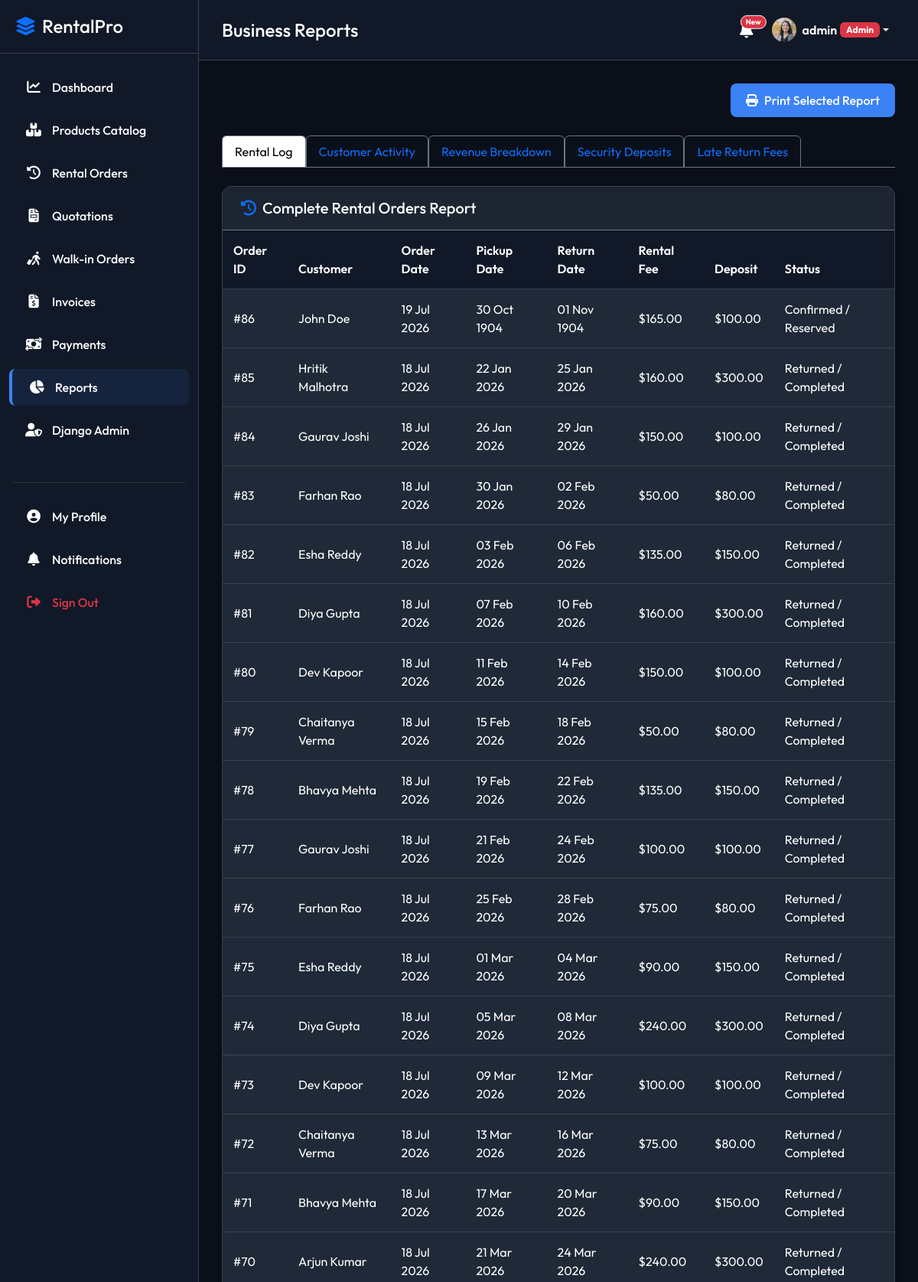
The app's page /reports/ (signed in, upper part) with its own data.
### customers/models.py (models this page shows, shortened)
class Customer(models.Model):
    user = models.OneToOneField(
        User, on_delete=models.CASCADE, related_name='customer_profile',
        null=True, blank=True
    )
    walk_in_name = models.CharField(max_length=200, blank=True, null=True)
    is_walk_in = models.BooleanField(default=False)
    phone = models.CharField(max_length=20, blank=True, null=True)
    profile_image = models.ImageField(upload_to='profile_images/', blank=True, null=True)
    saved_address = models.TextField(blank=True, null=True)
    payment_info = models.CharField(max_length=100, blank=True, null=True, help_text="Card details placeholder (e.g. Visa **** 1234)")
    @property
    def display_name(self):
        if self.user:
            name = f"{self.user.first_name} {self.user.last_name}".strip()
            return name or self.user.username
        return self.walk_in_name or f"Walk-in Customer #{self.pk}"

### rentals/models.py (models this page shows, shortened)
class RentalOrder(models.Model):
    STATUS_CHOICES = [
        ('draft', 'Draft'),
        ('quotation', 'Quotation'),
        ('confirmed', 'Confirmed / Reserved'),
        ('picked_up', 'Picked Up / Active'),
        ('returned', 'Returned / Completed'),
        ('overdue', 'Overdue'),
        ('cancelled', 'Cancelled'),
    ]
    DELIVERY_CHOICES = [
        ('pickup', 'Customer Pickup'),
        ('delivery', 'Delivery to Address'),
    ]
    PAYMENT_STATUS_CHOICES = [
        ('unpaid', 'Unpaid'),
        ('deposit_paid', 'Deposit Paid Only'),
        ('fully_paid', 'Fully Paid'),
        ('refunded', 'Refunded'),
    ]
    ORDER_TYPE_CHOICES = [
        ('online', 'Online Order'),
        ('walk_in', 'Walk-in Order'),
    ]
    customer = models.ForeignKey(Customer, on_delete=models.CASCADE, related_name='rental_orders')
    status = models.CharField(max_length=20, choices=STATUS_CHOICES, default='draft')
    order_type = models.CharField(max_length=10, choices=ORDER_TYPE_CHOICES, default='online')
    order_date = models.DateTimeField(auto_now_add=True)
    pickup_date = models.DateTimeField(help_text="Scheduled pickup start date and time")
    return_date = models.DateTimeField(help_text="Scheduled return end date and time")
    rental_days = models.PositiveIntegerField(default=1, help_text="Number of rental days")
    total_amount = models.DecimalField(max_digits=10, decimal_places=2, default='0.00')
    security_deposit_total = models.DecimalField(max_digits=10, decimal_places=2, default='0.00')
    delivery_type = models.CharField(max_length=15, choices=DELIVERY_CHOICES, default='pickup')
    shipping_address = models.TextField(blank=True, null=True)
    payment_status = models.CharField(max_length=20, choices=PAYMENT_STATUS_CHOICES, default='unpaid')
    created_by = models.ForeignKey(
        User, on_delete=models.SET_NULL, blank=True, null=True,
        related_name='created_rental_orders'
    )

### reports/views.py (the view)
# urls.py: path('', views.reports_home, name='reports_home'),
@login_required
def reports_home(request):
    if not (is_admin(request.user) or is_salesperson(request.user)):
        return redirect('dashboard:home')
    rentals = RentalOrder.objects.all().order_by('-order_date') if is_admin(request.user) else RentalOrder.objects.filter(created_by=request.user).order_by('-order_date')
    customers = Customer.objects.annotate(
        order_count=Count('rental_orders'),
        total_spent=Sum('rental_orders__total_amount')
    ).order_by('-total_spent')
    if not is_admin(request.user):
        customers = customers.filter(rental_orders__created_by=request.user).distinct()
    payment_scope = Payment.objects.filter(status='success') if is_admin(request.user) else Payment.objects.filter(status='success', order__created_by=request.user)
    revenue_rental = payment_scope.filter(payment_type='rental').aggregate(Sum('amount'))['amount__sum'] or 0.0
    revenue_late_fee = payment_scope.filter(payment_type='late_fee').aggregate(Sum('amount'))['amount__sum'] or 0.0
    refunded_deposits = payment_scope.filter(payment_type='refund').aggregate(Sum('amount'))['amount__sum'] or 0.0
    collected_deposits = SecurityDeposit.objects.filter(status='collected', **({} if is_admin(request.user) else {'order__created_by': request.user})).aggregate(Sum('amount'))['amount__sum'] or 0.0
    revenue_details = {
        'rental_revenue': revenue_rental,
        'late_fee_revenue': revenue_late_fee,
        'collected_deposits': collected_deposits,
        'refunded_deposits': refunded_deposits,
        'net_revenue': float(revenue_rental) + float(revenue_late_fee),
        'daily_revenue': payment_scope.filter(date__date=timezone.localdate(), payment_type__in=['rental', 'late_fee']).aggregate(Sum('amount'))['amount__sum'] or 0,
        'monthly_revenue': payment_scope.filter(date__year=timezone.localdate().year, date__month=timezone.localdate().month, payment_type__in=['rental', 'late_fee']).aggregate(Sum('amount'))['amount__sum'] or 0,
    }
    deposits = SecurityDeposit.objects.all().order_by('-collected_at') if is_admin(request.user) else SecurityDeposit.objects.filter(order__created_by=request.user).order_by('-collected_at')
    late_fees = LateFee.objects.all().order_by('-created_at') if is_admin(request.user) else LateFee.objects.filter(order__created_by=request.user).order_by('-created_at')
    return render(request, 'reports/reports_home.html', {
        'rentals': rentals,
        'customers': customers,
        'revenue': revenue_details,
        'deposits': deposits,
        'late_fees': late_fees
    })

### templates/reports/reports_home.html (shortened to what this page needs)
{% extends "base.html" %}
{% block page_header %}Business Reports{% endblock %}
{% block content %}
<div class="row btn-print-actions mb-4">
    <div class="col text-end">
        <button onclick="window.print();" class="btn btn-accent"><i class="fa-solid fa-print me-2"></i>Print Selected Report</button>
    </div>
</div>
<ul class="nav nav-tabs border-secondary mb-4 btn-print-actions" id="reportTabs" role="tablist">
    <li class="nav-item" role="presentation">
        <button class="nav-link active text-red border-secondary" id="rental-tab" data-bs-toggle="tab" data-bs-target="#rental-report" type="button" role="tab">Rental Log</button>
    </li>
    <li class="nav-item" role="presentation">
        <button class="nav-link text-red border-secondary" id="customer-tab" data-bs-toggle="tab" data-bs-target="#customer-report" type="button" role="tab">Customer Activity</button>
    </li>
    <li class="nav-item" role="presentation">
        <button class="nav-link text-red border-secondary" id="revenue-tab" data-bs-toggle="tab" data-bs-target="#revenue-report" type="button" role="tab">Revenue Breakdown</button>
    </li>
    <li class="nav-item" role="presentation">
        <button class="nav-link text-red border-secondary" id="deposit-tab" data-bs-toggle="tab" data-bs-target="#deposit-report" type="button" role="tab">Security Deposits</button>
    </li>
    <li class="nav-item" role="presentation">
        <button class="nav-link text-red border-secondary" id="late-tab" data-bs-toggle="tab" data-bs-target="#late-report" type="button" role="tab">Late Return Fees</button>
    </li>
</ul>
<div class="tab-content" id="reportTabsContent">
    <div class="tab-pane fade show active" id="rental-report" role="tabpanel">
        <div class="card card-custom">
            <div class="card-header border-secondary">
                <h5 class="m-0 text-white"><i class="fa-solid fa-clock-rotate-left text-primary me-2"></i>Complete Rental Orders Report</h5>
            </div>
            <div class="card-body p-0">
                <div class="table-responsive">
                    <table class="table table-dark table-hover table-custom m-0">
                        <thead>
                            <tr>
                                <th>Order ID</th>
                                <th>Customer</th>
                                <th>Order Date</th>
                                <th>Pickup Date</th>
                                <th>Return Date</th>
                                <th>Rental Fee</th>
                                <th>Deposit</th>
                                <th>Status</th>
                            </tr>
                        </thead>
                        <tbody>
                            {% for r in rentals %}
                                <tr>
                                    <td>#{{ r.id }}</td>
                                    <td>{{ r.customer.display_name }}</td>
                                    <td>{{ r.order_date|date:"d M Y" }}</td>
                                    <td>{{ r.pickup_date|date:"d M Y" }}</td>
                                    <td>{{ r.return_date|date:"d M Y" }}</td>
                                    <td>${{ r.total_amount }}</td>
                                    <td>${{ r.security_deposit_total }}</td>
                                    <td>{{ r.get_status_display }}</td>
                                </tr>
                            {% empty %}
                                <tr>
                                    <td colspan="8" class="text-center text-muted py-4 small">No rentals found.</td>
                                </tr>
                            {% endfor %}
                        </tbody>
                    </table>
                </div>
            </div>
        </div>
    </div>
</div>
{% endblock %}

### templates/base.html (shortened to what this page needs)
<!DOCTYPE html>
<html lang="en">
<head>
    <link href="https://cdn.jsdelivr.net/npm/bootstrap@5.3.0/dist/css/bootstrap.min.css" rel="stylesheet">
    <link rel="stylesheet" href="https://cdnjs.cloudflare.com/ajax/libs/font-awesome/6.4.0/css/all.min.css">
</head>
<body>
    <div id="sidebar">
        <div class="sidebar-header d-flex align-items-center justify-content-between">
            <h4 class="m-0 text-white"><i class="fa-solid fa-layer-group text-primary me-2"></i>RentalPro</h4>
        </div>
        <ul class="nav flex-column mt-3">
            {% if user.is_authenticated %}
                <li class="nav-item">
                    <a href="{% url 'dashboard:home' %}" class="nav-link {% if '/dashboard/' in request.path %}active{% endif %}">
                        <i class="fa-solid fa-chart-line"></i> Dashboard
                    </a>
                </li>
                <li class="nav-item">
                    <a href="{% url 'products:product_list' %}" class="nav-link {% if '/products/' in request.path %}active{% endif %}">
                        <i class="fa-solid fa-boxes-stacked"></i> Products Catalog
                    </a>
                </li>
                <li class="nav-item">
                    <a href="{% url 'rentals:order_list' %}" class="nav-link {% if '/rentals/orders/' in request.path %}active{% endif %}">
                        <i class="fa-solid fa-clock-rotate-left"></i> Rental Orders
                    </a>
                </li>
                <li class="nav-item">
                    <a href="{% url 'quotation:quotation_list' %}" class="nav-link {% if '/quotation/' in request.path %}active{% endif %}">
                        <i class="fa-solid fa-file-invoice"></i> Quotations
                    </a>
                </li>
                {% if user_role == 'admin' or user_role == 'salesperson' %}
                <li class="nav-item">
                    <a href="{% url 'rentals:walk_in_order_create' %}" class="nav-link {% if '/walk-in/' in request.path %}active{% endif %}">
                        <i class="fa-solid fa-person-walking-luggage"></i> Walk-in Orders
                    </a>
                </li>
                <li class="nav-item">
                    <a href="{% url 'payments:invoice_list' %}" class="nav-link {% if '/payments/invoices/' in request.path %}active{% endif %}">
                        <i class="fa-solid fa-file-invoice-dollar"></i> Invoices
                    </a>
                </li>
                <li class="nav-item">
                    <a href="{% url 'payments:payment_list' %}" class="nav-link {% if '/payments/history/' in request.path %}active{% endif %}">
                        <i class="fa-solid fa-money-bill-transfer"></i> Payments
                    </a>
                </li>
                <li class="nav-item">
                    <a href="{% url 'reports:reports_home' %}" class="nav-link {% if '/reports/' in request.path %}active{% endif %}">
                        <i class="fa-solid fa-chart-pie"></i> Reports
                    </a>
                </li>
                <li class="nav-item">
                    <a href="{% url 'admin:index' %}" class="nav-link" target="_blank">
                        <i class="fa-solid fa-user-shield"></i> Django Admin
                    </a>
                </li>
                {% endif %}
                <li class="nav-item mt-4">
                    <hr class="border-secondary mx-3">
                </li>
                <li class="nav-item">
                    <a href="{% url 'accounts:profile' %}" class="nav-link {% if '/accounts/profile/' in request.path %}active{% endif %}">
                        <i class="fa-solid fa-circle-user"></i> My Profile
                    </a>
                </li>
                <li class="nav-item">
                    <a href="{% url 'notifications:notification_list' %}" class="nav-link {% if '/notifications/' in request.path %}active{% endif %}">
                        <i class="fa-solid fa-bell"></i> Notifications
                    </a>
                </li>
                <li class="nav-item">
                    <a href="{% url 'accounts:logout' %}" class="nav-link text-danger">
                        <i class="fa-solid fa-right-from-bracket"></i> Sign Out
                    </a>
                </li>
            {% endif %}
        </ul>
    </div>
    <div id="content-wrapper">
        <nav class="navbar navbar-expand main-navbar">
            <div class="container-fluid p-0">
                <h4 class="text-white m-0 d-none d-md-block">{% block page_header %}Rental Operations{% endblock %}</h4>
                <ul class="navbar-nav ms-auto align-items-center">
                    {% if user.is_authenticated %}
                        <li class="nav-item me-3">
                            <a href="{% url 'notifications:notification_list' %}" class="position-relative text-white">
                                <i class="fa-solid fa-bell fa-lg"></i>
                                <span class="position-absolute top-0 start-100 translate-middle badge rounded-pill bg-danger border border-light" style="font-size: 0.6rem;">
                                    New
                                </span>
                            </a>
                        </li>
                        <li class="nav-item dropdown">
                            <a class="nav-link dropdown-toggle text-white d-flex align-items-center" href="#" role="button" data-bs-toggle="dropdown" aria-expanded="false">
                                {% if customer_profile and customer_profile.profile_image %}
                                    <img src="{{ customer_profile.profile_image.url }}" class="rounded-circle me-2" width="32" height="32" style="object-fit: cover;">
                                {% else %}
                                    <div class="rounded-circle bg-primary d-flex align-items-center justify-content-center text-white me-2" style="width: 32px; height: 32px; font-weight: bold;">
                                        {{ user.username|slice:":1"|upper }}
                                    </div>
                                {% endif %}
                                <span class="d-none d-sm-inline fw-semibold">{{ user.username }}</span>
                                {% if user_role == 'admin' %}<span class="badge bg-danger ms-1 small">Admin</span>{% elif user_role == 'salesperson' %}<span class="badge bg-primary ms-1 small">Sales</span>{% endif %}
                            </a>
                        </li>
                    {% endif %}
                </ul>
            </div>
        </nav>
        <div class="content-body">
            {% block content %}{% endblock %}
        </div>
    </div>
</body>
</html>

### records on screen
Customer: profile_image (picture)
RentalOrder: id "86", customer.display_name "John Doe", order_date "19 Jul 2026", pickup_date "30 Oct 1904", return_date "01 Nov 1904", total_amount "165.00", security_deposit_total "100.00", status "Confirmed / Reserved"
RentalOrder: id "85", customer.display_name "Hritik Malhotra", order_date "18 Jul 2026", pickup_date "22 Jan 2026", return_date "25 Jan 2026", total_amount "160.00", security_deposit_total "300.00", status "Returned / Completed"
RentalOrder: id "84", customer.display_name "Gaurav Joshi", order_date "18 Jul 2026", pickup_date "26 Jan 2026", return_date "29 Jan 2026", total_amount "150.00", security_deposit_total "100.00", status "Returned / Completed"
RentalOrder: id "83", customer.display_name "Farhan Rao", order_date "18 Jul 2026", pickup_date "30 Jan 2026", return_date "02 Feb 2026", total_amount "50.00", security_deposit_total "80.00", status "Returned / Completed"
RentalOrder: id "82", customer.display_name "Esha Reddy", order_date "18 Jul 2026", pickup_date "03 Feb 2026", return_date "06 Feb 2026", total_amount "135.00", security_deposit_total "150.00", status "Returned / Completed"
RentalOrder: id "81", customer.display_name "Diya Gupta", order_date "18 Jul 2026", pickup_date "07 Feb 2026", return_date "10 Feb 2026", total_amount "160.00", security_deposit_total "300.00", status "Returned / Completed"
RentalOrder: id "80", customer.display_name "Dev Kapoor", order_date "18 Jul 2026", pickup_date "11 Feb 2026", return_date "14 Feb 2026", total_amount "150.00", security_deposit_total "100.00", status "Returned / Completed"
RentalOrder: id "79", customer.display_name "Chaitanya Verma", order_date "18 Jul 2026", pickup_date "15 Feb 2026", return_date "18 Feb 2026", total_amount "50.00", security_deposit_total "80.00", status "Returned / Completed"
RentalOrder: id "78", customer.display_name "Bhavya Mehta", order_date "18 Jul 2026", pickup_date "19 Feb 2026", return_date "22 Feb 2026", total_amount "135.00", security_deposit_total "150.00", status "Returned / Completed"
RentalOrder: id "77", customer.display_name "Gaurav Joshi", order_date "18 Jul 2026", pickup_date "21 Feb 2026", return_date "24 Feb 2026", total_amount "100.00", security_deposit_total "100.00", status "Returned / Completed"
RentalOrder: id "76", customer.display_name "Farhan Rao", order_date "18 Jul 2026", pickup_date "25 Feb 2026", return_date "28 Feb 2026", total_amount "75.00", security_deposit_total "80.00", status "Returned / Completed"
RentalOrder: id "75", customer.display_name "Esha Reddy", order_date "18 Jul 2026", pickup_date "01 Mar 2026", return_date "04 Mar 2026", total_amount "90.00", security_deposit_total "150.00", status "Returned / Completed"
RentalOrder: id "74", customer.display_name "Diya Gupta", order_date "18 Jul 2026", pickup_date "05 Mar 2026", return_date "08 Mar 2026", total_amount "240.00", security_deposit_total "300.00", status "Returned / Completed"
RentalOrder: id "73", customer.display_name "Dev Kapoor", order_date "18 Jul 2026", pickup_date "09 Mar 2026", return_date "12 Mar 2026", total_amount "100.00", security_deposit_total "100.00", status "Returned / Completed"
RentalOrder: id "72", customer.display_name "Chaitanya Verma", order_date "18 Jul 2026", pickup_date "13 Mar 2026", return_date "16 Mar 2026", total_amount "75.00", security_deposit_total "80.00", status "Returned / Completed"
RentalOrder: id "71", customer.display_name "Bhavya Mehta", order_date "18 Jul 2026", pickup_date "17 Mar 2026", return_date "20 Mar 2026", total_amount "90.00", security_deposit_total "150.00", status "Returned / Completed"
RentalOrder: id "70", customer.display_name "Arjun Kumar", order_date "18 Jul 2026", pickup_date "21 Mar 2026", return_date "24 Mar 2026", total_amount "240.00", security_deposit_total "300.00", status "Returned / Completed"

### other values on screen
{{ user.username }} "admin"
